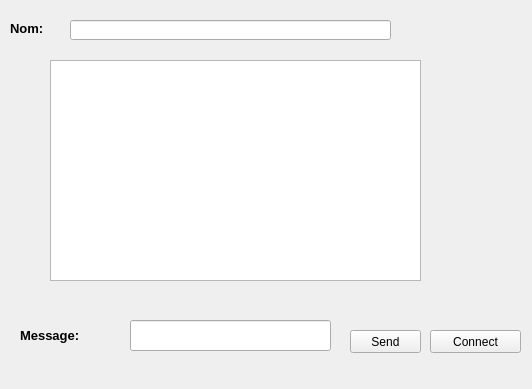
<?xml version="1.0" encoding="UTF-8"?>
<ui version="4.0">
 <class>widget</class>
 <widget class="QWidget" name="widget">
  <property name="geometry">
   <rect>
    <x>0</x>
    <y>0</y>
    <width>532</width>
    <height>389</height>
   </rect>
  </property>
  <property name="windowTitle">
   <string>Form</string>
  </property>
  <widget class="QLabel" name="label_2">
   <property name="geometry">
    <rect>
     <x>10</x>
     <y>20</y>
     <width>51</width>
     <height>16</height>
    </rect>
   </property>
   <property name="font">
    <font>
     <pointsize>10</pointsize>
     <weight>75</weight>
     <bold>true</bold>
    </font>
   </property>
   <property name="text">
    <string>Nom:</string>
   </property>
  </widget>
  <widget class="QLineEdit" name="lineEdit_widget">
   <property name="geometry">
    <rect>
     <x>70</x>
     <y>20</y>
     <width>321</width>
     <height>20</height>
    </rect>
   </property>
  </widget>
  <widget class="QTextEdit" name="textEdit">
   <property name="geometry">
    <rect>
     <x>50</x>
     <y>60</y>
     <width>371</width>
     <height>221</height>
    </rect>
   </property>
  </widget>
  <widget class="QLabel" name="label">
   <property name="geometry">
    <rect>
     <x>20</x>
     <y>320</y>
     <width>101</width>
     <height>31</height>
    </rect>
   </property>
   <property name="font">
    <font>
     <pointsize>10</pointsize>
     <weight>75</weight>
     <bold>true</bold>
    </font>
   </property>
   <property name="text">
    <string>Message:</string>
   </property>
  </widget>
  <widget class="QLineEdit" name="lineEdit">
   <property name="geometry">
    <rect>
     <x>130</x>
     <y>320</y>
     <width>201</width>
     <height>31</height>
    </rect>
   </property>
  </widget>
  <widget class="QPushButton" name="pb_Send">
   <property name="geometry">
    <rect>
     <x>350</x>
     <y>330</y>
     <width>71</width>
     <height>23</height>
    </rect>
   </property>
   <property name="text">
    <string>Send</string>
   </property>
  </widget>
  <widget class="QPushButton" name="pb_Connect">
   <property name="geometry">
    <rect>
     <x>430</x>
     <y>330</y>
     <width>91</width>
     <height>23</height>
    </rect>
   </property>
   <property name="text">
    <string>Connect</string>
   </property>
  </widget>
 </widget>
 <resources/>
 <connections/>
</ui>
